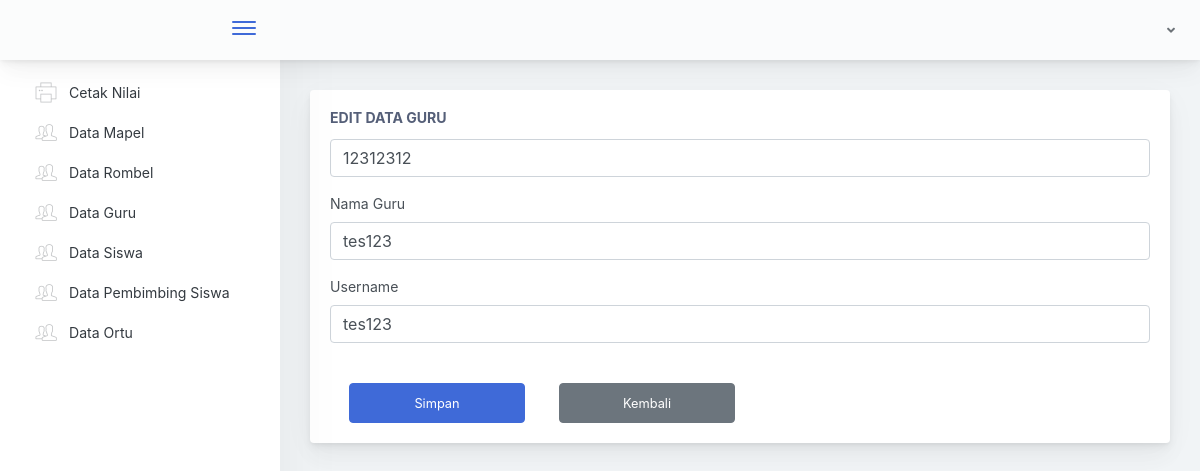
The app's page /Tu/editguru/12312312 with its own data.
### tables this page shows
CREATE TABLE `tb_guru` (
  `nip` int NOT NULL,
  `username` varchar(255) NOT NULL,
  `password` varchar(55) NOT NULL,
  `nama_guru` varchar(255) NOT NULL
);

### application/controllers/Tu.php (called while the page is built, shortened)
<?php
class Tu extends CI_Controller {
  public function __construct()
  {
    $this->load->model('M_Nilai');
    $this->load->model('SaveModel');
    $this->load->model('TuModel');
    $this->load->library('form_validation');
  }
  public function editguru($nip){
    $data['dtguru'] = $this->TuModel->getDataGuruDetail($nip);
    $this->load->view('tu/editguru', $data);
  }
}

### index.php (called while the page is built, shortened)
<?php
require_once BASEPATH.'core/CodeIgniter.php';

### application/models/TuModel.php (called while the page is built, shortened)
<?php if ( ! defined('BASEPATH')) exit('No direct script access allowed');
class TuModel extends CI_Model {
    function getDataGuruDetail($nip){
        $this->db->where('nip', $nip);
        $query = $this->db->get('tb_guru');
        return $query->row();
    }
}

### application/views/tu/editguru.php (the view, shortened to what this page needs)
<!doctype html>
<html lang="en">
<head>
</head>
<body>
        <div class="app-main">
                <div class="app-main__outer">
                    <div class="app-main__inner">
                    <div class="row">
                            <div class="col-lg-12">
                                <div class="main-card mb-3 card">
                                    <div class="card-body"><h5 class="card-title">Edit Data Guru</h5>
                                      <form method="post" action="<?php echo base_url('Tu/fungsieditguru')?>">
                                        <div class="form-group">
                                            <input type="text" class="form-control" value="<?php echo $dtguru->nip; ?>" name="nip" maxlength="8" minlength="8">
                                        </div>
                                        <div class="form-group">
                                            <label>Nama Guru</label>
                                            <input type="text" class="form-control" value="<?php echo $dtguru->nama_guru; ?>" name="nama_guru">
                                        </div>
                                        <div class="form-group">
                                            <label>Username</label>
                                            <input type="text" class="form-control" value="<?php echo $dtguru->username; ?>" name="username">
                                        </div>
                                          <div class="row">
                                          <button type="submit" class="btn btn-primary mt-4" style="height: 40px; width: 11rem; margin-left: 4%;">Simpan</button>
                                          <button type="button" class="btn btn-secondary mt-4" id="back" style="height: 40px; width: 11rem; margin-left: 4%;">Kembali</button>
                                          </div>
                                      </form>
                                    </div>
                                </div>
                            </div>
                        </div>
                    </div>
        </div>
    </div>
<script type="text/javascript" src="<?php echo base_url('assets/scripts/main.js') ?>"></script></body>
</html>

### records on screen
tb_guru: nip "12312312", nama_guru "tes123", username "tes123"
